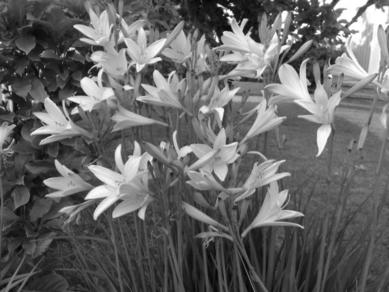
%> input picture Image Analysis/ex4_linfilt/flowers.jpg, 389 x 292 px
$ octave question2a.m   (GNU Octave 9; MATLAB toolbox functions it lacks are replaced by stand-ins)
%> lines starting %> are read from the running program, lines starting %| are printed output that depends on the picture
clear;
s=1; %standard deviation
[x,y]=meshgrid(-round(3*s):round(3*s),-round(3*s):round(3*s)); %sample grid
g=exp(-(x.*x + y.*y)/(2*s*s)); %2D smoothing filter
g=g/sum(sum(g)); % sum of weights equals one

f=double(imread('flowers.jpg')); %load the image
%> f: size 292x389 double; min 0, max 255, mean 102.1; mean of the top-left, top-right, bottom-left and bottom-right quarters 105.3, 133.6, 81.9, 87.6
f=f(1:256,1:256); %crop it to 256 x 256 pixels
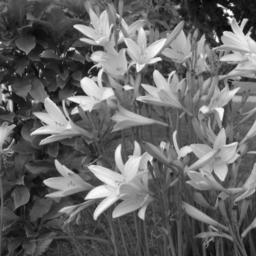
%> f: size 256x256 double; min 0, max 255, mean 101.7
y=conv2(f,g,'valid'); %filter the image
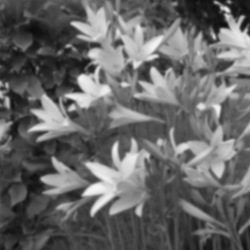
%> y: size 250x250 double; min 11.69, max 247, mean 102.7

x2=-round(3*s):round(3*s); %sample grid
dx= x2/(s*s).*exp(-(x2.*x2)/(2*s*s)); %derivative in the x?direction
dy=dx'; %derivative in the y?direction
x1=-round(3*s):round(3*s); %sample grid
gx= exp(-(x1.*x1 )/(2*s*s)); %smoothing filter in the x?direction
gx=gx/sum(gx); % sum of weights equals one
gy=gx'; %smoothing filter in the y?direction (transpose of gx)
figure(1),subplot(2,1,1); stem(x1,gx); %1D smoothing filter
figure(1),subplot(2,1,2); stem(x2,dx); %1D derivative filter
%> after `stem(x2,dx)`:
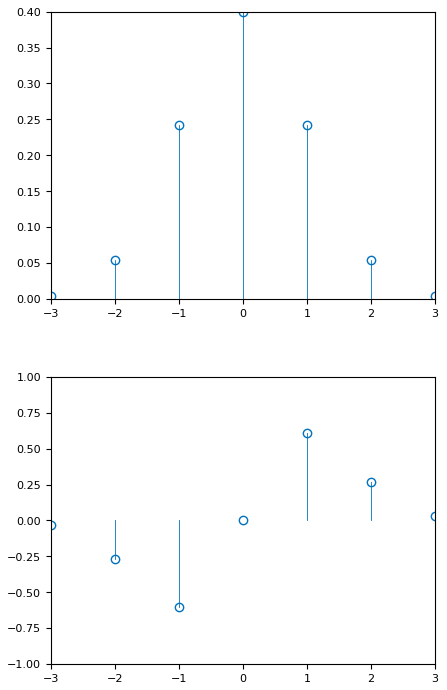
%> figure redrawn from the program's plot data, 2 panels

fx=conv2(conv2(f,dx,'valid'),gy,'valid'); %derivative in x-direction
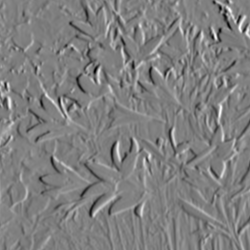
%> fx: size 250x250 double; min -164.3, max 162.5, mean -0.3; drawn with min black and max white
fy=conv2(conv2(f,dy,'valid'),gx,'valid'); %derivative in y-direction
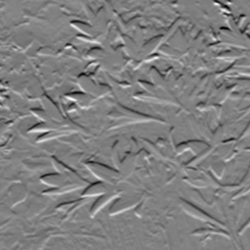
%> fy: size 250x250 double; min -168.6, max 166.9, mean 0.1; drawn with min black and max white
figure(2),subplot(2,2,1); imshow(f/255); %show the original image
figure(2),subplot(2,2,2); imagesc(fx); colormap(gray); axis image; %show derivative image in the x
figure(2),subplot(2,2,4); imagesc(fy); colormap(gray); axis image; %and in the y-direction

Edge=sqrt(fx.*fx + fy.*fy); %edge filtered image (the magnitude of the gradient)
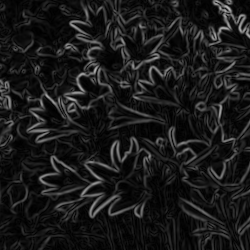
%> Edge: size 250x250 double; min 0.084, max 186.5, mean 26
figure(2),subplot(2,2,3); imshow(Edge/255); %and display it

Dx=fft(dx,32); %DFT of the dx filter
figure(3),stem(-16:15,fftshift(abs(Dx))); %and display the magnitude spectrum
%> after `stem(-16:15,fftshift(abs(Dx)))`:
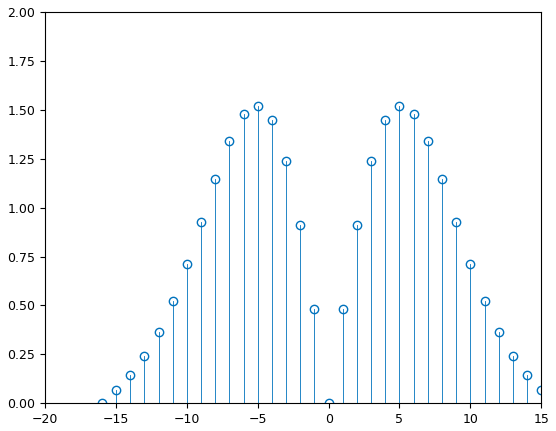
%> figure redrawn from the program's plot data; highest point at x = -5, y = 1.52

$ run again, with Image Analysis/ex4_linfilt/blood1.tif saved as Image Analysis/ex4_linfilt/flowers.jpg
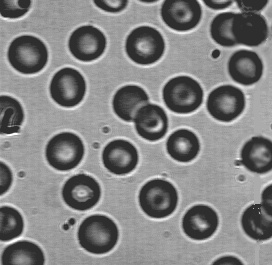
%> input picture Image Analysis/ex4_linfilt/blood1.tif, 272 x 265 px
%> `fy=conv2(conv2(f,dy,'valid'),gx,'valid');`:
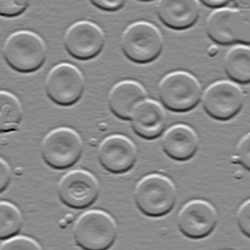
%> fy: size 250x250 double; min -183.2, max 155.1, mean -0.2; drawn with min black and max white
%> `Edge=sqrt(fx.*fx + fy.*fy);`:
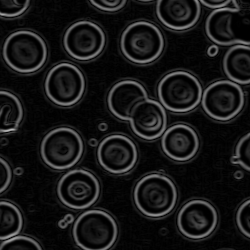
%> Edge: size 250x250 double; min 5.02e-15, max 184.9, mean 23.7
